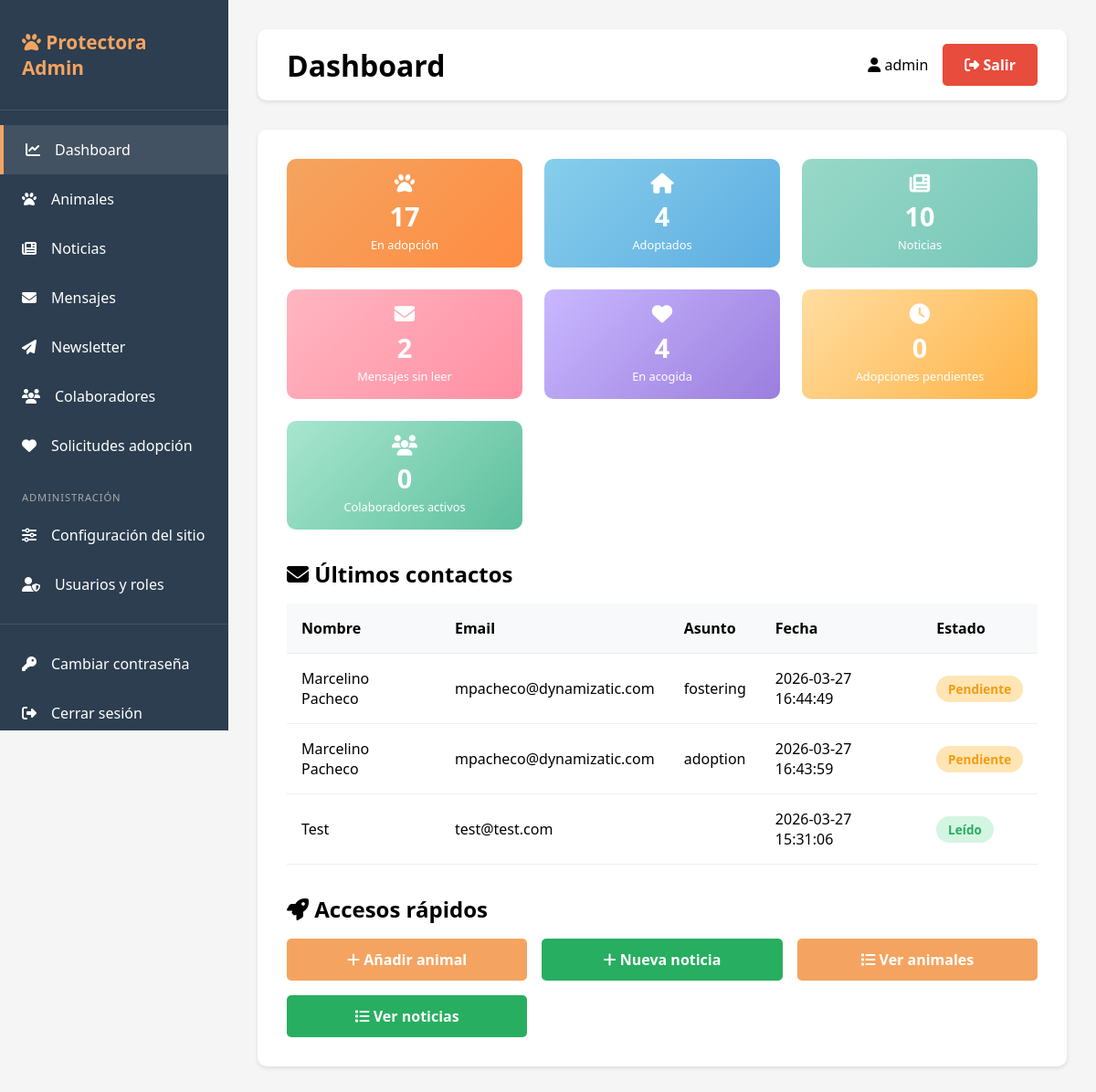
The app's page /admin/dashboard (signed in), older data.
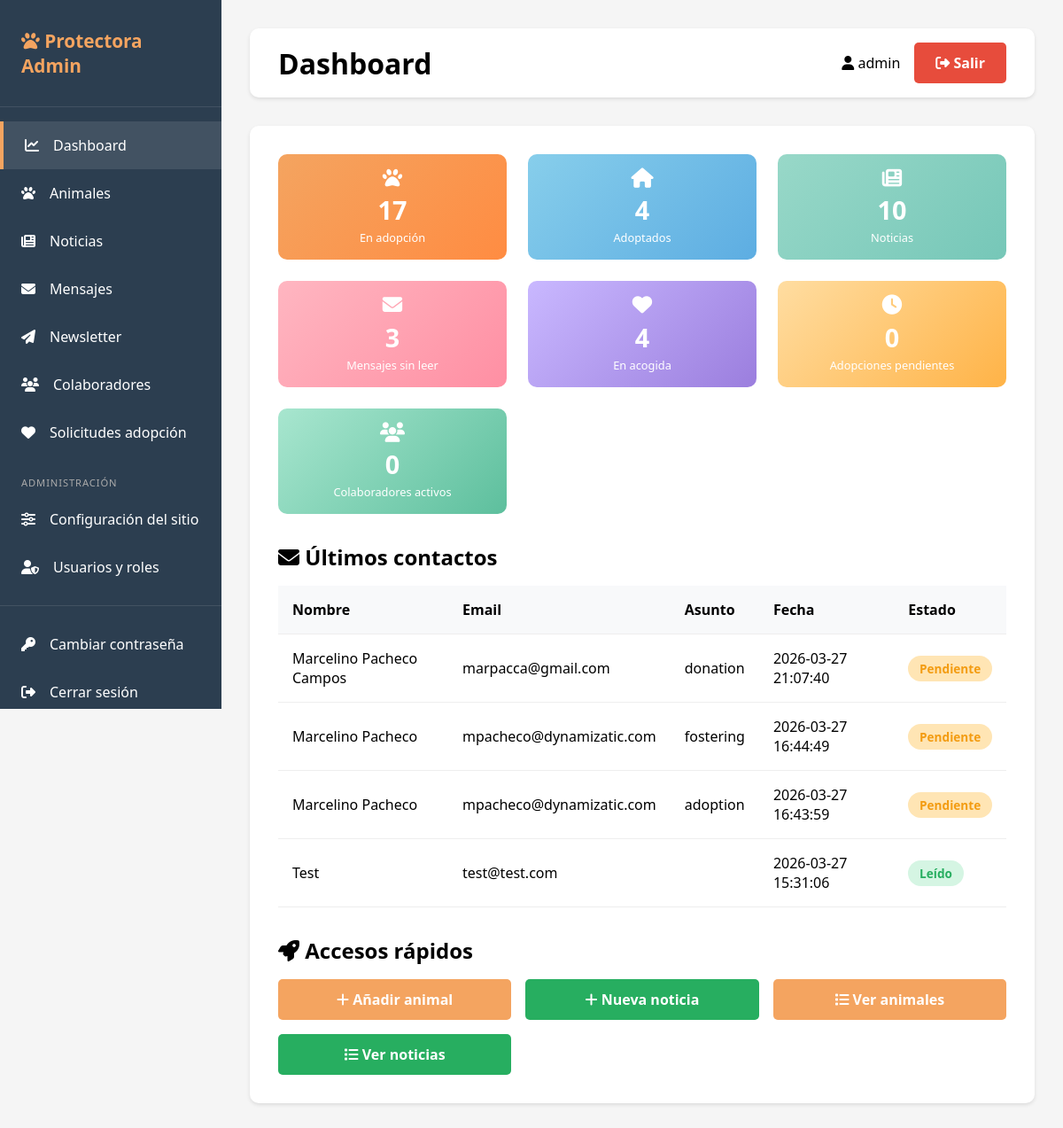
The same page, newer data.
### tables this page shows
CREATE TABLE contacts (
                id INTEGER PRIMARY KEY AUTOINCREMENT,
                name TEXT NOT NULL,
                email TEXT NOT NULL,
                phone TEXT,
                subject TEXT,
                message TEXT,
                read BOOLEAN DEFAULT 0,
                created_at TIMESTAMP DEFAULT CURRENT_TIMESTAMP
            );

### app.py (the view)
@app.route('/admin')
@app.route('/admin/dashboard')
@login_required
def dashboard():
    db = get_db()
    stats = {
        'total_animals': db.execute('SELECT COUNT(*) as count FROM animals WHERE status = "adoption"').fetchone()['count'],
        'total_adopted': db.execute('SELECT COUNT(*) as count FROM animals WHERE status = "adopted"').fetchone()['count'],
        'total_news':    db.execute('SELECT COUNT(*) as count FROM news').fetchone()['count'],
        'unread_contacts': db.execute('SELECT COUNT(*) as count FROM contacts WHERE read = 0').fetchone()['count'],
    }
    try:
        stats['total_foster']    = db.execute('SELECT COUNT(*) as c FROM animals WHERE status = "foster"').fetchone()['c']
        stats['pending_adopt']   = db.execute("SELECT COUNT(*) as c FROM adoption_requests WHERE status = 'pendiente'").fetchone()['c']
        stats['active_collabs']  = db.execute("SELECT COUNT(*) as c FROM collaborators WHERE status = 'activo'").fetchone()['c']
    except Exception:
        stats['total_foster']   = 0
        stats['pending_adopt']  = 0
        stats['active_collabs'] = 0
    rows = db.execute('SELECT status, COUNT(*) as c FROM animals GROUP BY status').fetchall()
    animals_by_status = {r['status']: r['c'] for r in rows}
    rows = db.execute(
        "SELECT strftime('%Y-%m', created_at) as mes, COUNT(*) as c "
        "FROM contacts "
        "GROUP BY strftime('%Y-%m', created_at) "
        "ORDER BY mes DESC LIMIT 6"
    ).fetchall()
    contacts_by_month = [{'mes': r['mes'], 'c': r['c']} for r in reversed(rows)]
    try:
        rows = db.execute('SELECT type, COUNT(*) as c FROM collaborators GROUP BY type').fetchall()
        collabs_by_type = {r['type']: r['c'] for r in rows}
    except Exception:
        collabs_by_type = {}
    recent_contacts = db.execute('SELECT * FROM contacts ORDER BY created_at DESC LIMIT 5').fetchall()
    return render_template(
        'dashboard.html',
        stats=stats,
        contacts=recent_contacts,
        animals_by_status=animals_by_status,
        contacts_by_month=contacts_by_month,
        collabs_by_type=collabs_by_type,
    )

### app.py (called while the page is built)
def get_db():
    if USE_POSTGRES:
        conn = psycopg2.connect(DATABASE_URL)
        conn.cursor_factory = psycopg2.extras.RealDictCursor
        return DatabaseWrapper(conn, is_postgres=True)
    else:
        conn = sqlite3.connect(DATABASE)
        conn.row_factory = sqlite3.Row
        return DatabaseWrapper(conn, is_postgres=False)

def login_required(f):
    @wraps(f)
    def decorated_function(*args, **kwargs):
        if 'user_id' not in session:
            return redirect(url_for('login'))
        return f(*args, **kwargs)
    return decorated_function

    def execute(self, query, params=None):
        if self._is_postgres and '?' in query:
            query = query.replace('?', '%s')
        cursor = self._conn.cursor()
        if params:
            cursor.execute(query, params)
        else:
            cursor.execute(query)
        return cursor

### templates/dashboard.html (shortened to what the changed rows need)
{% extends "base.html" %}
{% block page_title %}Dashboard{% endblock %}
{% block content %}
<div class="stats-grid">
    <a href="{{ url_for('list_contacts') }}" class="stat-card stat-card-link" style="background: linear-gradient(135deg, #FFB6C1, #FF8FA3); padding: 1rem;">
        <i class="fas fa-envelope" style="font-size: 1.4rem; margin-bottom: 0.3rem;"></i>
        <h3 style="font-size: 1.8rem; margin-bottom: 0.2rem;">{{ stats.unread_contacts }}</h3>
        <p style="font-size: 0.8rem; margin: 0;">Mensajes sin leer</p>
    </a>
</div>
<h2 style="margin-bottom: 1rem;">
    <i class="fas fa-envelope"></i> Últimos contactos
</h2>
{% if contacts %}
<table class="table">
    <thead>
        <tr>
            <th>Nombre</th>
            <th>Email</th>
            <th>Asunto</th>
            <th>Fecha</th>
            <th>Estado</th>
        </tr>
    </thead>
    <tbody>
        {% for contact in contacts %}
        <tr>
            <td>{{ contact.name }}</td>
            <td>{{ contact.email }}</td>
            <td>{{ contact.subject }}</td>
            <td>{{ contact.created_at }}</td>
            <td>
                {% if contact.read %}
                <span class="badge badge-success">Leído</span>
                {% else %}
                <span class="badge badge-warning">Pendiente</span>
                {% endif %}
            </td>
        </tr>
        {% endfor %}
    </tbody>
</table>
{% else %}
<p style="text-align: center; color: #666; padding: 2rem;">No hay mensajes recientes</p>
{% endif %}
<div style="margin-top: 2rem;">
    <h2 style="margin-bottom: 1rem;">
        <i class="fas fa-rocket"></i> Accesos rápidos
    </h2>
</div>
{% endblock %}

Row changes from the older to the newer data that the page shows:
added contacts: name "Marcelino Pacheco Campos", email "marpacca@gmail.com", subject "donation", created_at "2026-03-27 21:07:40", read "Pendiente"
Text that changed along with them:
{{ stats.unread_contacts }}: "2" → "3"
